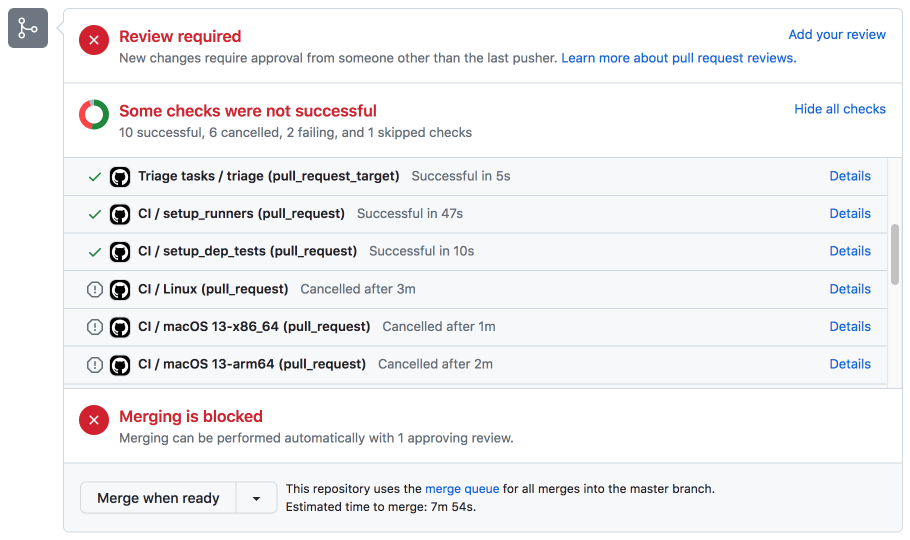
#> input picture homebrew/docs/assets/img/docs/brew-test-bot-failed-pr.png, 1820 x 1080 px (shown at 1/2 size)
$ python -i enhance-bird-gallery.py   (imports and definitions only)
#> lines starting #> are read from the running program, lines starting #| are printed output that depends on the picture
#> further down, picture is the input picture: PIL image 1820x1080 P; mean R, G, B 241.7, 241.9, 243.8
#!/usr/bin/env python3
"""Copy and enhance bird gallery images for the Шувуудын section."""

from __future__ import annotations

import glob
import os
from pathlib import Path

from PIL import Image, ImageEnhance, ImageOps

ROOT = Path(__file__).resolve().parents[1]
SRC_DIR = Path(
    os.environ.get(
        "BIRD_SRC_DIR",
        "/Users/khulan/.cursor/projects/Users-khulan-Downloads-Travel-Hub/assets",
    )
)
OUT_DIR = ROOT / "attached_assets" / "gallery" / "birds"
MANIFEST = ROOT / "script" / "bird-gallery-manifest.txt"
MAX_EDGE = 1600
JPEG_QUALITY = 92


def enhance_image(image: Image.Image) -> Image.Image:
    image = ImageOps.exif_transpose(image)
    if image.mode != "RGB":
        image = image.convert("RGB")

    image = ImageOps.autocontrast(image, cutoff=1)

    w, h = image.size
#> w = 1820; h = 1080
    longest = max(w, h)
#> longest = 1820
    if longest > MAX_EDGE:
        scale = MAX_EDGE / longest
#> scale = 0.879
        image = image.resize((int(w * scale), int(h * scale)), Image.Resampling.LANCZOS)
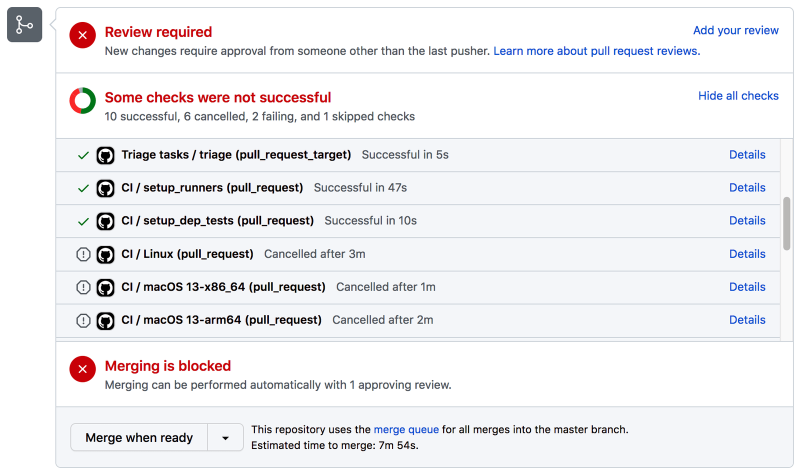
#> image: PIL image 1600x949 RGB (shown at 1/2 size); mean R, G, B 239.7, 239.5, 241.8

    image = ImageEnhance.Sharpness(image).enhance(1.35)
    image = ImageEnhance.Contrast(image).enhance(1.12)
    image = ImageEnhance.Color(image).enhance(1.08)
    image = ImageEnhance.Brightness(image).enhance(1.03)
    return image


def load_manifest() -> list[str]:
    if not MANIFEST.exists():
        raise SystemExit(f"Manifest not found: {MANIFEST}")
    names: list[str] = []
    for line in MANIFEST.read_text(encoding="utf-8").splitlines():
        name = line.strip()
        if name:
            names.append(name)
    return names


def resolve_source(name: str) -> Path | None:
    direct = SRC_DIR / name
    if direct.exists():
        return direct
    uid = name.rsplit("-", 5)[-1].removesuffix(".png")
    matches = sorted(SRC_DIR.glob(f"*{uid}.png"))
    return matches[0] if matches else None


def main() -> None:
    OUT_DIR.mkdir(parents=True, exist_ok=True)
    names = load_manifest()
    processed = 0

    for index, name in enumerate(names, start=1):
        src = resolve_source(name)
        if src is None:
            print(f"SKIP missing: {name}")
            continue

        out = OUT_DIR / f"birds-{index:03d}.jpg"
        with Image.open(src) as raw:
            enhanced = enhance_image(raw)
            enhanced.save(out, format="JPEG", quality=JPEG_QUALITY, optimize=True)
        processed += 1
        print(f"OK {index:03d}: {src.name} -> {out.name}")

    print(f"Done: {processed}/{len(names)} images -> {OUT_DIR}")


# [2 lines not run here, left out]

>>> from PIL import Image
>>> picture = Image.open('../homebrew/docs/assets/img/docs/brew-test-bot-failed-pr.png')
>>> result = enhance_image(picture)
